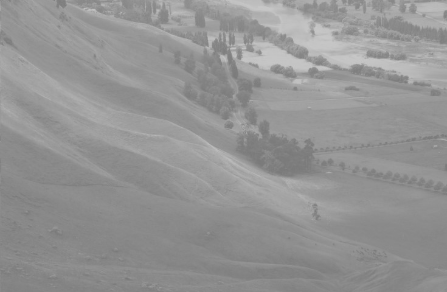
#> input picture OpenCv/image/histogram.png, 447 x 292 px
$ jupyter execute --allow-errors 'OpenCV_011_히스토그램_주파수영역처리_배포용.ipynb'
#> lines starting #> are read from the running program, lines starting #| are printed output that depends on the picture
<table border=1 width=100%>
    <tr><td style="border: 1px solid black; width:600px; height:30px; text-align: center;"><font size=4 color=blue><b>[10차시] 학습목표</b></font></td></tr>
    <tr><td style="border: 1px solid black; text-align: left;"><font size=3>

○ 히스토그램에 대해 학습하고 이미지의 히스토그램을 표시해 본다<br><br>
○ 주파수의 개념에 대해 학습한다<br><br>
○ 주파수 기반 처리 방법에 대해 학습한다

</font></td></tr>
</table>

# 히스토그램 (histogram)

## 개념

- 히스토그램 (Histogram) : 이미지의 색상 별로 픽셀의 개수를 그래프로 표시한 것
- Numpy, Matplotlib 라이브러리에서 함수를 제공하지만 OpenCV에서 제공하는 calcHist() 함수가 가장 성능이 좋음

## gray 이미지의 히스토그램

- <font color=red>calcHist([이미지], [채널], 특정 부분 마스크, [색상 개수], [픽셀값의 범위])</font>
   - 채널은 흑백영상인 경우는 0, 칼라영상인 경우는 R(0), G(1), B(2)

[cell 1]
import cv2
import matplotlib.pyplot as plt
import numpy as np

img1 = cv2.imread('./image/histogram.png', cv2.IMREAD_GRAYSCALE)
#> img1 is the input picture: shape (292, 447); min 121, max 199, mean 148

plt.figure(figsize=(12,5))
plt.subplot(1,2,1)
plt.imshow(img1, cmap="gray")
plt.title('original')
plt.axis('off')

# 히스토그램
hist = cv2.calcHist([img1], [0], None, [256], [0,256])
#> hist = 256 values, max 5925 at index 137, min 0 at index 0, mean 509.9
plt.subplot(1,2,2)
plt.title('histogram')
plt.xlim([0,255])
plt.plot(hist)
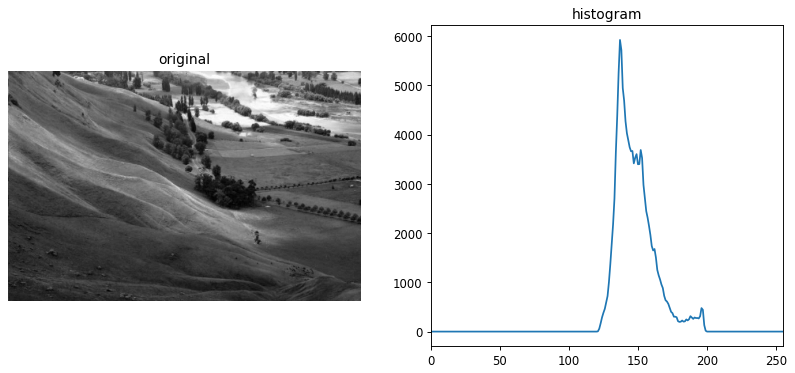
#> figure drawn by matplotlib, 2 panels; panel 2: curve peaks at x = 137, y = 5925

##  칼라 이미지의 히스토그램

[cell 2]
import cv2
import matplotlib.pyplot as plt
import numpy as np

img1 = cv2.imread('./image/back1.png', cv2.IMREAD_COLOR)
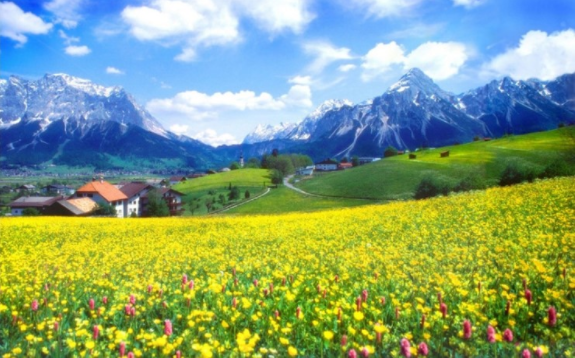
#> input picture OpenCv/image/back1.PNG, 575 x 358 px, found by its file name
#> img1 is the input picture: shape (358, 575, 3); mean B, G, R 123.3, 161.4, 134.1
img1 = cv2.cvtColor(img1, cv2.COLOR_BGR2RGB)

plt.figure(figsize=(12,5))
plt.subplot(1,2,1)
plt.imshow(img1, cmap="gray")
plt.title('original')
plt.axis('off')

# red, green, blue 히스토그램
hist_red = cv2.calcHist([img1], [0], None, [256], [0,255])
#> hist_red = 256 values, max 1203 at index 96, min 0 at index 255, mean 801.6
hist_green = cv2.calcHist([img1], [1], None, [256], [0,255])
#> hist_green = 256 values, max 1757 at index 191, min 0 at index 0, mean 800.4
hist_blue = cv2.calcHist([img1], [2], None, [256], [0,255])
#> hist_blue = 256 values, max 10010 at index 253, min 0 at index 255, mean 777

plt.subplot(1,2,2)
plt.title('color histogram')
plt.xlim([0,255])
plt.plot(hist_red, c='r')
plt.plot(hist_green, c='g')
plt.plot(hist_blue, c='b')
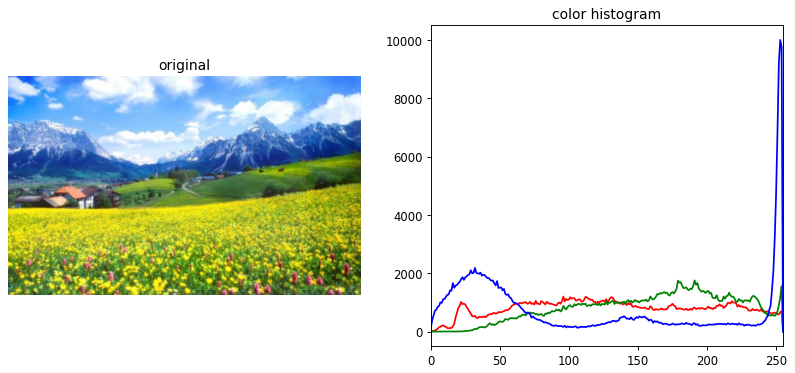
#> figure drawn by matplotlib, 2 panels; panel 2: curve peaks at x = 96, y = 1203; panel 2: curve peaks at x = 191, y = 1757; panel 2: curve peaks at x = 253, y = 10010

## 히스토그램 균일화

- 색상 분포를 균일하게 변경하여 이미지의 콘트라스트를 강조하는 방법

- <font color=red>cv2.equalizeHist(img)</font> : 히스토그램 균일화 함수

- 콘트라스트가 너무 강조된 경향이 있으므로 cv2.createCLAHE() 함수를 적용하면 더 나은 결과가 가능함.

#> (a cell that did not finish here is left out)

## 2차원 히스토그램

- 2개의 축(H, S)이 만나는 지점의 개수를 표현

[cell 4]
import cv2
import numpy as np
import matplotlib.pyplot as plt

img1 = cv2.imread('./image/back1.png', cv2.IMREAD_COLOR)
img1 = cv2.cvtColor(img1, cv2.COLOR_BGR2RGB)

plt.figure(figsize=(12,5))
plt.subplot(1,2,1)
plt.imshow(img1, cmap="gray")
plt.title('original')
plt.axis('off')

#hsv로 변환
hsv = cv2.cvtColor(img1, cv2.COLOR_RGB2HSV)
#> hsv: shape (358, 575, 3); mean H, S, V 69.2, 154.3, 188.1

# [0,1] : 책상 채도, 2(명도)
# [180, 256] : 색상(180)과 채도(256)의 눈금의 수
# [0, 179, 0,255] : 0,179,(색상의 범위), 0, 255(채도의 범위)

hist = cv2.calcHist([hsv], [0,1], None, [180, 256], [0, 179, 0,255])
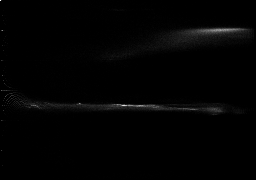
#> hist: shape (180, 256) float32; min 0, max 419, mean 4.5; drawn with min black and max white

plt.subplot(1,2,2)
plt.title('histogram')
plt.xlabel("Saturation")
plt.ylabel("Hue")
plt.imshow(hist)
plt.colorbar()
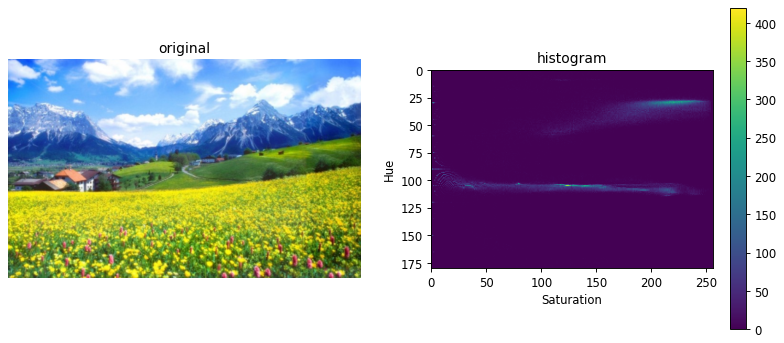
#> figure drawn by matplotlib, 3 panels
